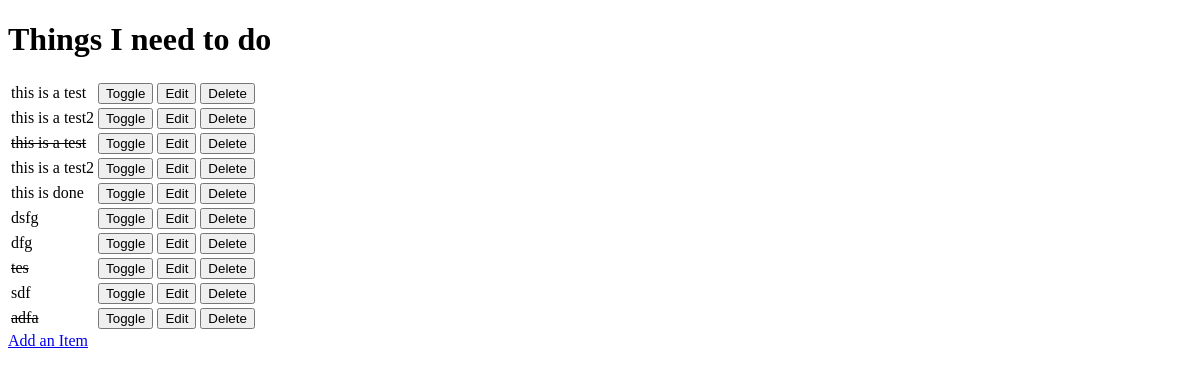
The app's page /, older data.
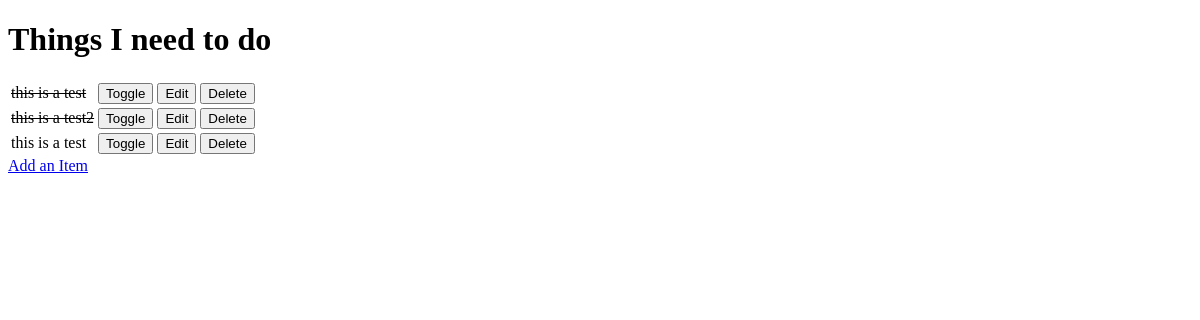
The same page, newer data.
### todo/models.py (models this page shows, shortened)
class Item(models.Model):
    name = models.CharField(max_length=50, null=False, blank=False)
    done = models.BooleanField(null=False, blank=False, default=False)

### todo/views.py (the view)
# urls.py: path('', views.get_todo_list, name='get_todo_list'),
def get_todo_list(request):
    items = Item.objects.all()
    context = {
        'items': items
    }
    return render(request, "todo/todo_list.html", context)

### todo/templates/todo/todo_list.html (shortened to what this page needs)
<!DOCTYPE html>
<html lang="en">
<head>
</head>
<body>
    <h1>Things I need to do</h1>
    <table>
        {%for item in items %}
           <tr>
            {%if item.done %}
                    <td><strike> {{ item.name }} </strike></td>
                {%else%}
                    <td> {{ item.name }} </td>
            {%endif%}
            <td>
                <a href="/toggle/{{item.id}}">
                    <button>Toggle</button>
                </a>
            </td>
            <td>
                <a href="/edit/{{item.id}}">
                    <button>Edit</button>
                </a>
            </td>
            <td>
                <a href="/delete/{{item.id}}">
                    <button>Delete</button>
                </a>
            </td>
           </tr>
           {% empty %}
           <tr><td>You have nothing to do</td></tr>
        {%endfor%}
    </table>
    <a href = "/add">Add an Item</a>
</body>
</html>

Row changes from the older to the newer data that the page shows:
removed Item: name "this is a test2"
removed Item: name "this is done"
removed Item: name "dsfg"
removed Item: name "dfg"
removed Item: name "tes"
removed Item: name "sdf"
removed Item: name "adfa"
changed Item (number 1 of 3 on the later page): done False → True (drawn)
changed Item "this is a test2": done False → True (drawn)
changed Item (number 3 of 3 on the later page): done True → False (drawn)
